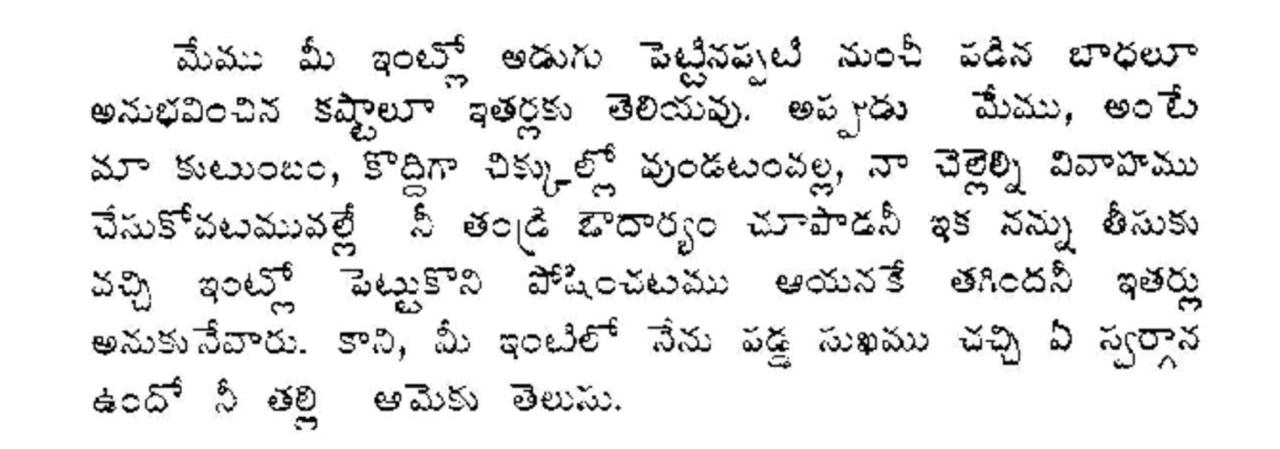
#> input picture images/WhatsApp Image 2024-12-10 at 05.29.26_3617fa99.jpg, 1280 x 449 px; its folder holds only this picture in this run
$ jupyter execute --allow-errors Extract_Telugu_Words_from_Image.ipynb   (shell and % lines are left out)
#> lines starting #> are read from the running program, lines starting #| are printed output that depends on the picture; after the words box and inside, x2 and y2 are one past the last pixel; in counts of white or black regions, pixels touching at a corner belong together
Installation of required libraries

[cell 1]
# Install required packages

[cell 2]
# import required libraries
import os
import time
import pytesseract
from PIL import Image
import cv2
import numpy as np
import matplotlib.pyplot as plt
import pandas as pd
import seaborn as sns
from datetime import datetime

Upload sample images

[cell 3]
from google.colab import files
uploaded = files.upload()
#> the answer given: WhatsApp Image 2024-12-10 at 05.29.26_3617fa99.jpg

# Create images directory if it doesn't exist

# Move uploaded files to images directory
for filename in uploaded.keys():
    !mv "{filename}" "images/{filename}"

print("Uploaded files:", os.listdir('images'))

[cell 4]
# Load a sample image
image_path = "images/" + os.listdir('images')[0]
original_image = Image.open(image_path)
#> original_image is the input picture: PIL image 1280x449 RGB; min 0, max 255, mean 233.8

# Display the original image
plt.figure(figsize=(10, 8))
plt.imshow(original_image)
plt.title('Original Image')
plt.axis('off')
plt.show()

Preprocessing

[cell 5]
# Convert image to array for preprocessing
img = np.array(original_image)

# Grayscale conversion
if len(img.shape) == 3:
    gray_img = cv2.cvtColor(img, cv2.COLOR_BGR2GRAY)
else:
    gray_img = img

# Denoise
denoised_img = cv2.fastNlMeansDenoising(gray_img)

# Thresholding
threshold_img = cv2.threshold(denoised_img, 0, 255, cv2.THRESH_BINARY + cv2.THRESH_OTSU)[1]
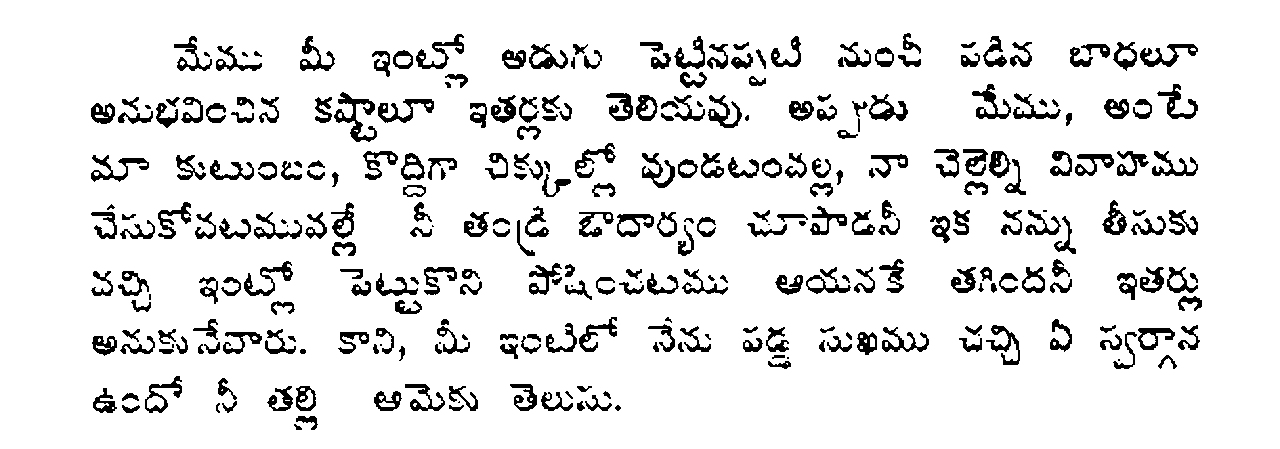
#> threshold_img: shape (449, 1280); 90.4% white; 304 black regions (20 under 20 px), largest, box (x1, y1, x2, y2) and area: (334, 92, 377, 142) 721, (378, 99, 434, 123) 517, (91, 155, 149, 182) 515

# Display preprocessing steps
plt.figure(figsize=(15, 4))

plt.subplot(1, 4, 1)
plt.imshow(original_image)
plt.title('Original')
plt.axis('off')

plt.subplot(1, 4, 2)
plt.imshow(gray_img, cmap='gray')
plt.title('Grayscale')
plt.axis('off')

plt.subplot(1, 4, 3)
plt.imshow(denoised_img, cmap='gray')
plt.title('Denoised')
plt.axis('off')

plt.subplot(1, 4, 4)
plt.imshow(threshold_img, cmap='gray')
plt.title('Thresholded')
plt.axis('off')

plt.tight_layout()
plt.show()
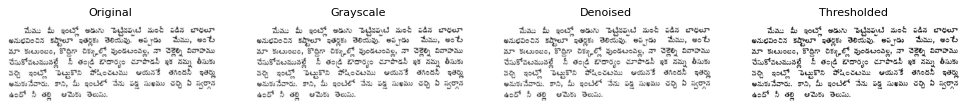
#> figure drawn by matplotlib, 4 panels

Text extraction and confidence calculation

[cell 6]
# Configure tesseract
custom_config = r'--oem 3 --psm 6 -l tel'

# Extract text and data
preprocessed_img = Image.fromarray(threshold_img)
#> (the rest of this cell did not finish here and is left out)

[cell 7]
# Initialize metrics storage with extracted_text column
metrics = {
    'filename': [],
    'processing_time': [],
    'text_length': [],
    'confidence_score': [],
    'extracted_text': [],  # New column for the extracted text
    'timestamp': []  # Adding timestamp for tracking
}

# Process each image
#> (the rest of this cell did not finish here and is left out)

$ run again, on images/WhatsApp Image 2024-12-10 at 05.29.27_d4978ea2.jpg
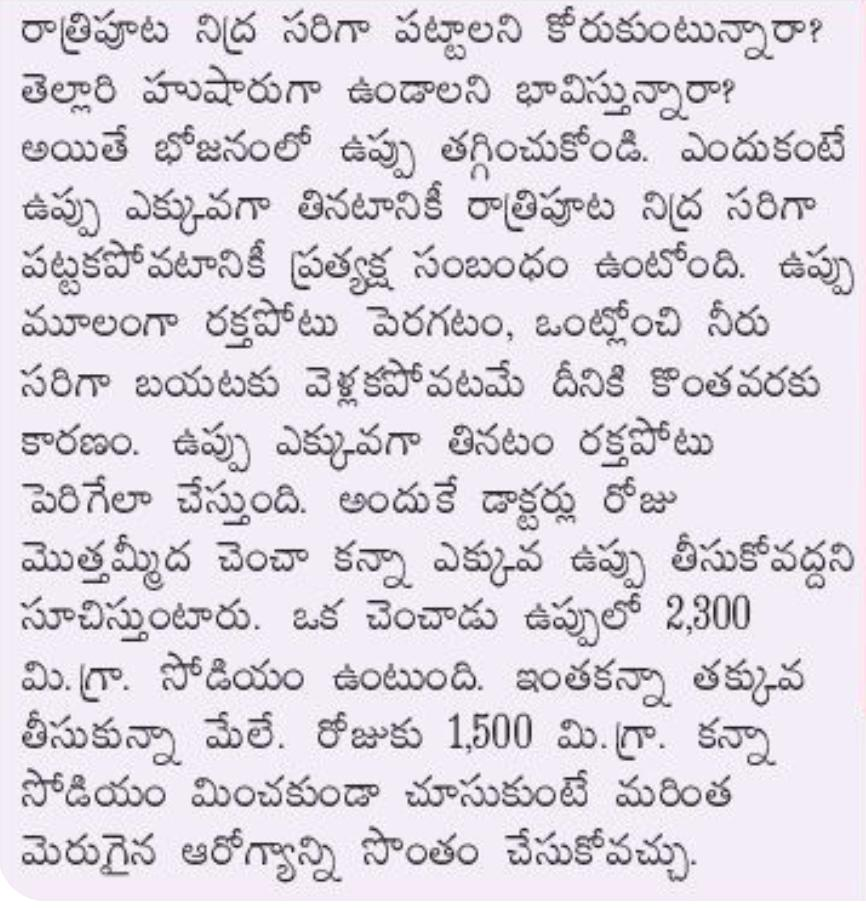
#> input picture images/WhatsApp Image 2024-12-10 at 05.29.27_d4978ea2.jpg, 866 x 908 px
#> original_image is the input picture: PIL image 866x908 RGB; mean R, G, B 222.4, 216.9, 225.6
#> `threshold_img = cv2.threshold(denoised_img, 0, 255, cv2.THRESH_BINARY ..`:
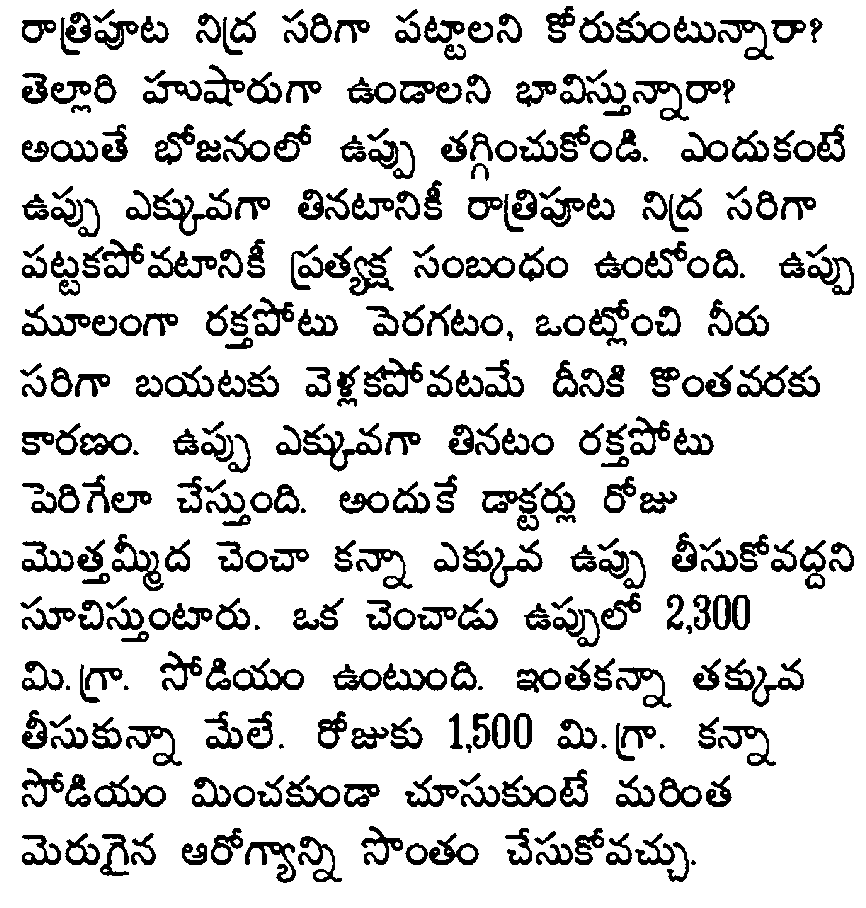
#> threshold_img: shape (908, 866); 84.1% white; 333 black regions (8 under 20 px), largest, box (x1, y1, x2, y2) and area: (303, 423, 382, 472) 1121, (153, 188, 232, 236) 1117, (364, 358, 423, 397) 954
#> `plt.show()`:
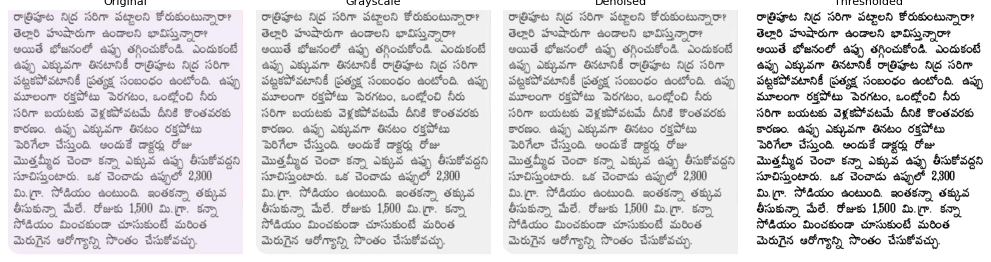
#> figure drawn by matplotlib, 4 panels

$ run again, on images/WhatsApp Image 2024-12-10 at 05.29.26_52649bab.jpg
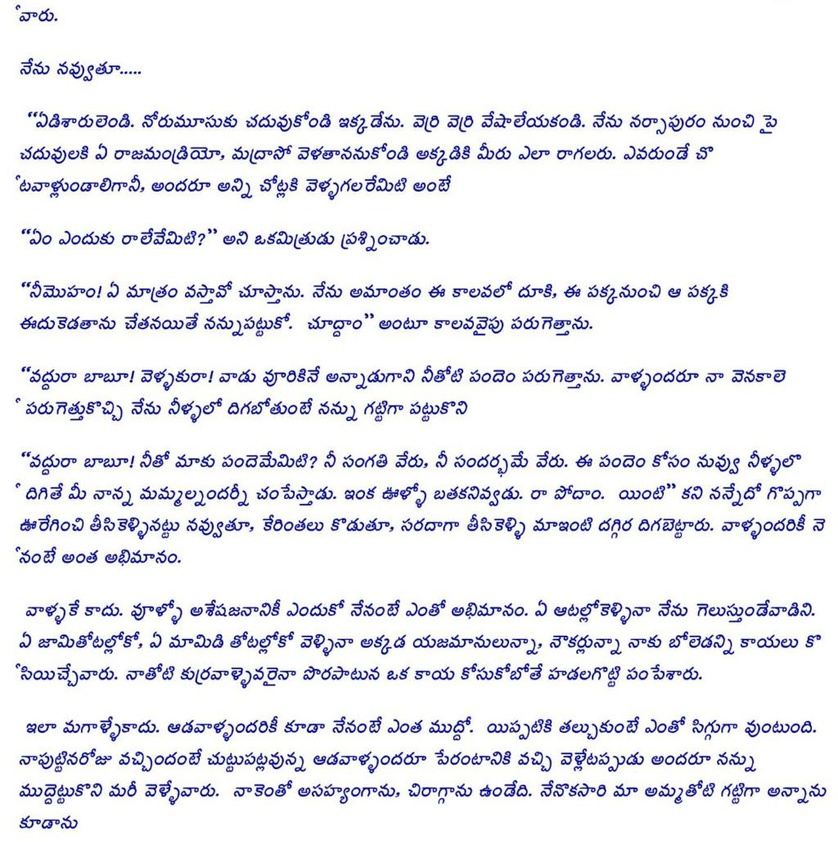
#> input picture images/WhatsApp Image 2024-12-10 at 05.29.26_52649bab.jpg, 838 x 842 px, shrunk from 1024 x 1028 before the run
#> original_image is the input picture: PIL image 838x842 RGB; mean R, G, B 235.2, 235.4, 241.2
#> `threshold_img = cv2.threshold(denoised_img, 0, 255, cv2.THRESH_BINARY ..`:
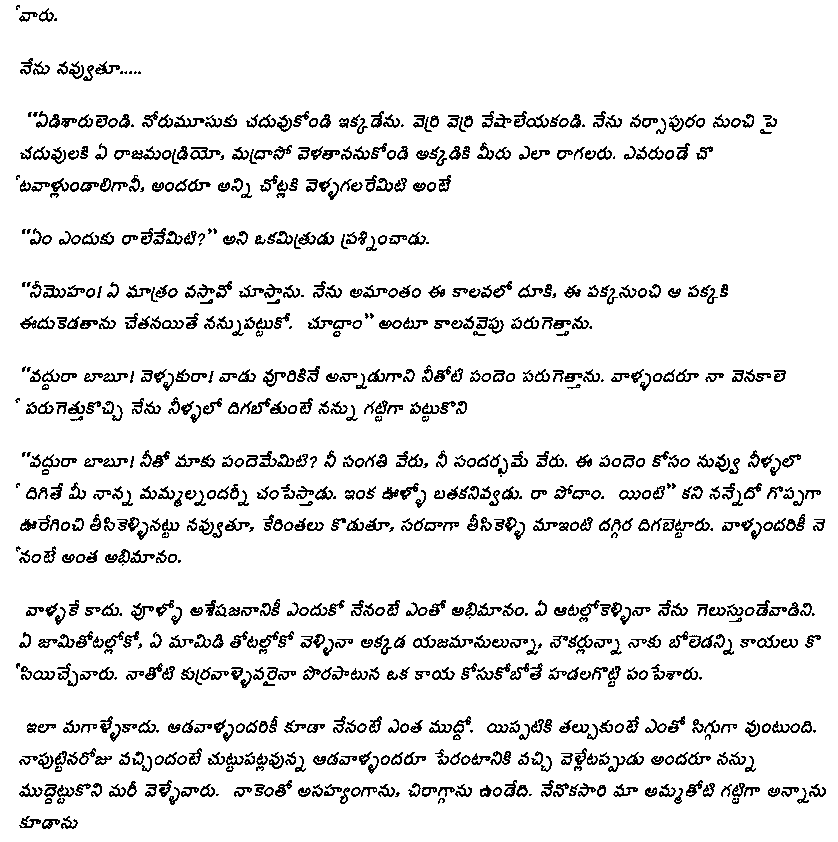
#> threshold_img: shape (842, 838); 91.3% white; black in thin lines or dots
#> `plt.show()`:
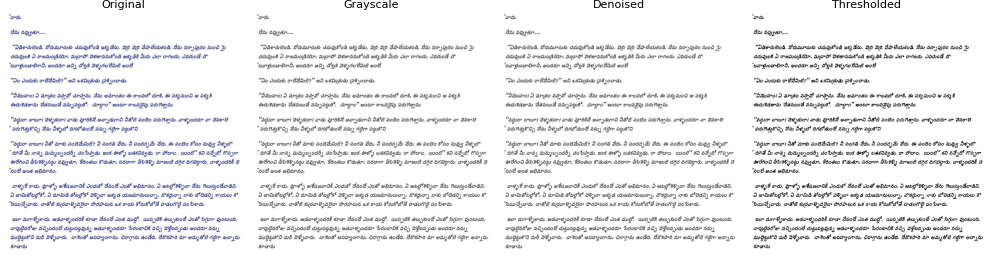
#> figure drawn by matplotlib, 4 panels

$ run again, on images/WhatsApp Image 2024-12-10 at 05.29.27_50e6dc26.jpg
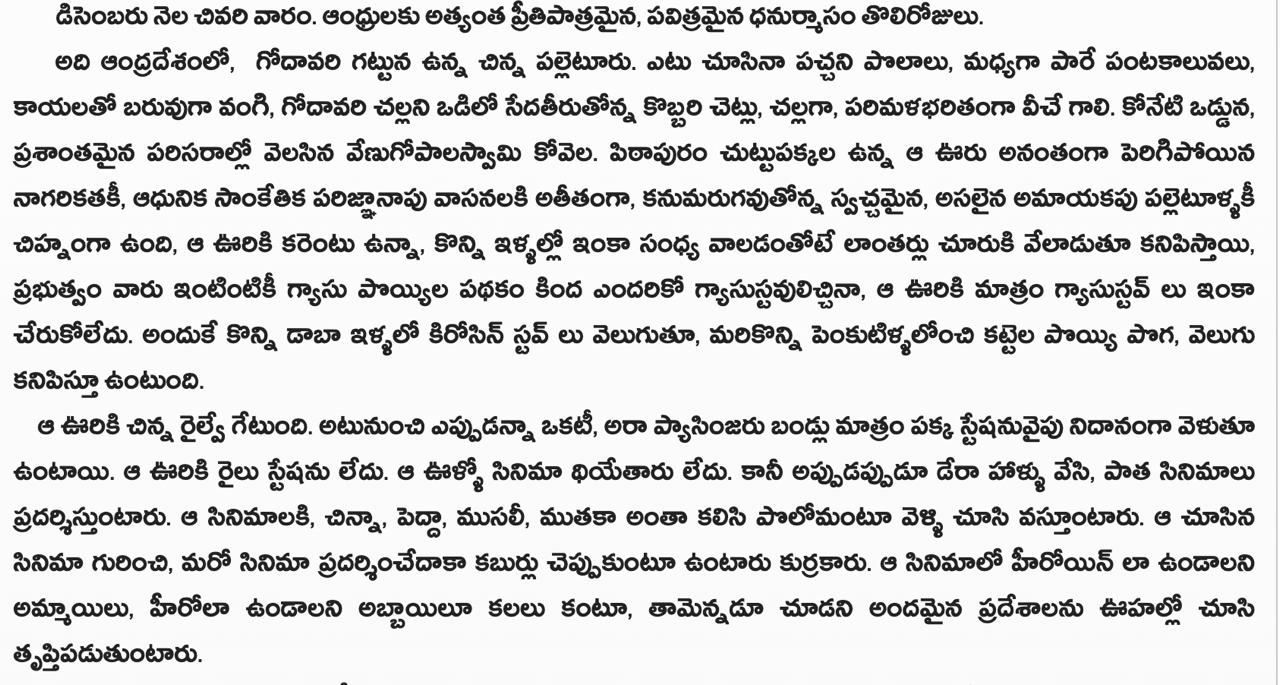
#> input picture images/WhatsApp Image 2024-12-10 at 05.29.27_50e6dc26.jpg, 1280 x 685 px
#> original_image is the input picture: PIL image 1280x685 RGB; min 0, max 255, mean 216.2
#> `threshold_img = cv2.threshold(denoised_img, 0, 255, cv2.THRESH_BINARY ..`:
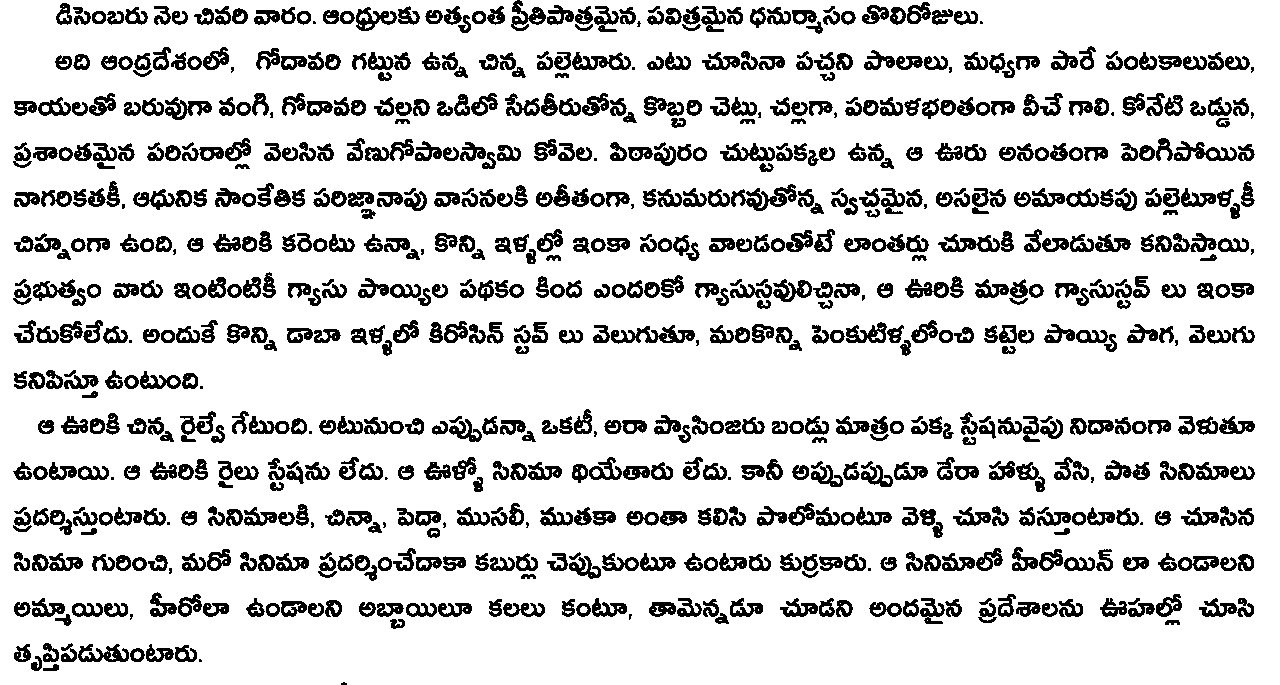
#> threshold_img: shape (685, 1280); 83.7% white; 797 black regions (43 under 20 px), largest, box (x1, y1, x2, y2) and area: (731, 184, 797, 211) 752, (611, 325, 695, 344) 746, (133, 189, 192, 210) 597
#> `plt.show()`:
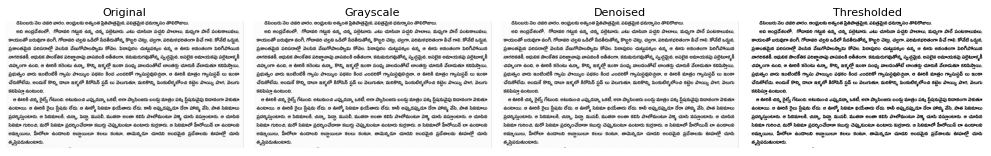
#> figure drawn by matplotlib, 4 panels
